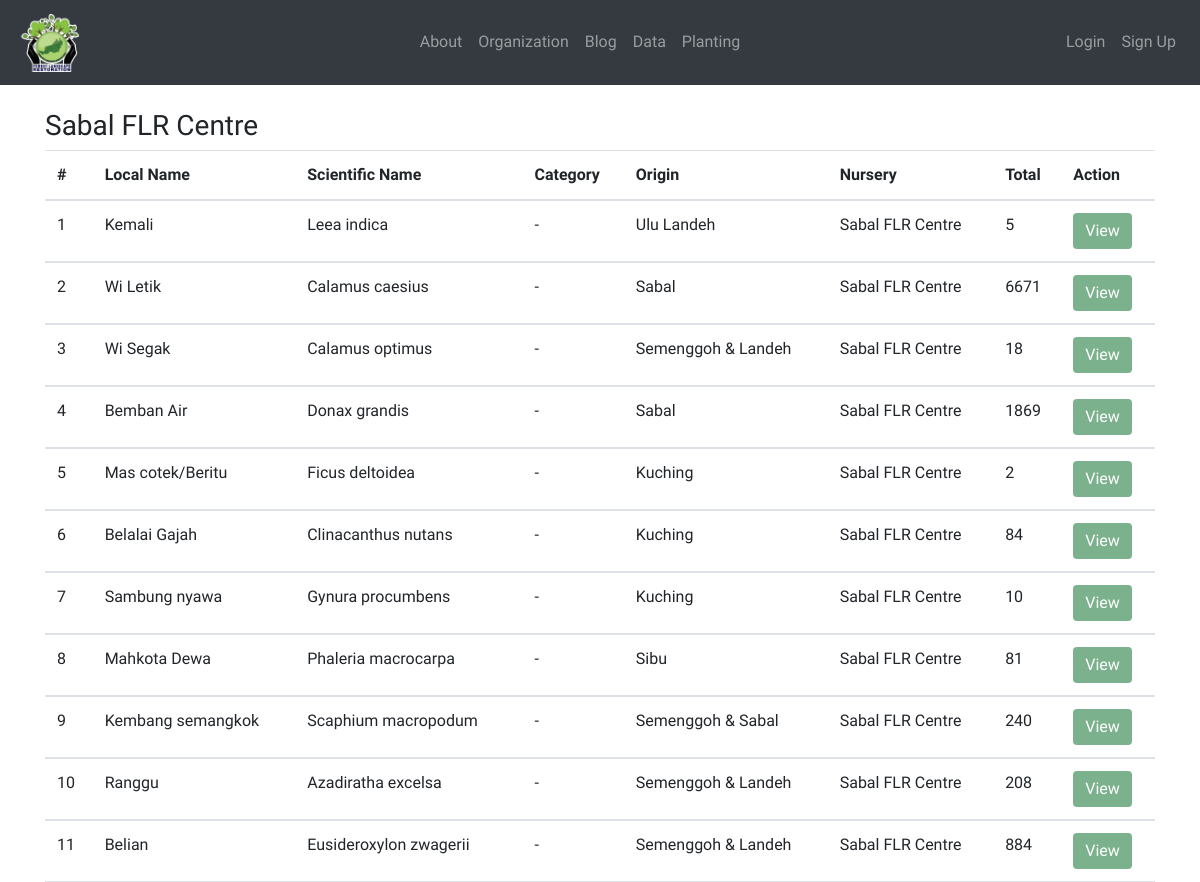
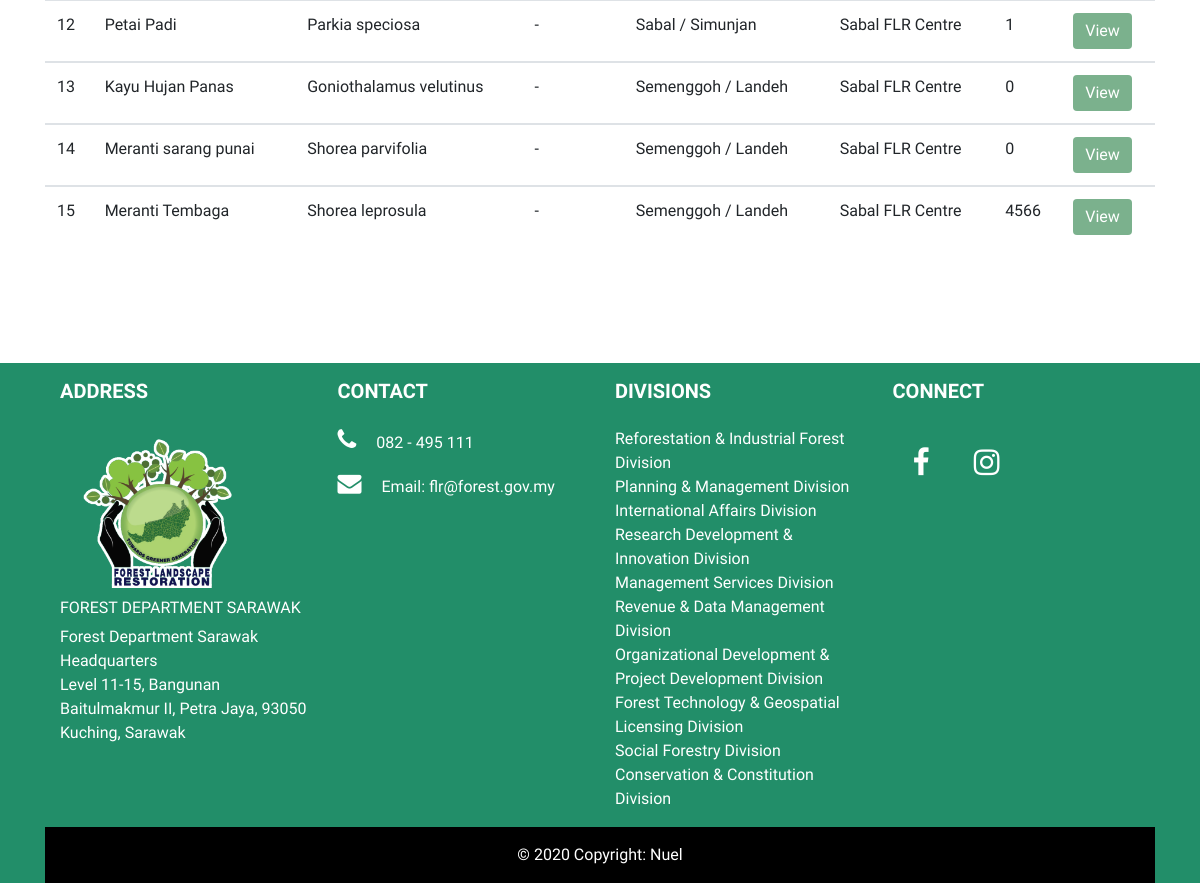
The page /data/sabal_species/ on the database its author committed (2 pictures, top to bottom).
### data/models.py (models this page shows, shortened)
class TreeSpeciesData(models.Model):
	date_input = models.DateTimeField(auto_now_add=True)
	tree_species_img = models.ImageField('Tree Species Image',null=True, blank=True, upload_to='tree_species_img/')
	local_name = models.CharField('Local Name', max_length=250)
	scientific_name = models.CharField(max_length=250, null=True)
	category = models.CharField(max_length=250, null=True)
	origin = models.CharField(max_length=250, null=True)
	quantity = models.IntegerField('Total', null=True)
	description = models.TextField(blank=True)
	nursery = models.CharField(max_length=250, blank=True)
	remarks = models.CharField(max_length=250, blank=True)

### data/views.py (the view)
# urls.py: path('sabal_species/', views.sabal_species, name='sabal_species'),
def sabal_species(request):
	all_tree_species = TreeSpeciesData.objects.all()
	sabal_list = all_tree_species.filter(nursery__icontains='Sabal')
	return render(request, 'data/_include/sabal_species.html', {'sabal_list':sabal_list})

### data/templates/data/_include/sabal_species.html
{% extends 'base.html' %}
{% block content %}
<div class="container" style="min-height: 100%">
	<br>
	<h3>Sabal FLR Centre</h3>
	<div class="table-responsive">
		<table class="table">
			<thead class="thead">
				<tr>
					<th scope="col">#</th>
					<th scope="col">Local Name</th>
					<th scope="col">Scientific Name</th>
					<th scope="col">Category</th>
					<th scope="col">Origin</th>
					<th scope="col">Nursery</th>
					<th scope="col">Total</th>
					<th scope="col">Action</th>
				</tr>
			</thead>
			{% for species in sabal_list %}
			<tbody>
				<tr>
					<td>{{ forloop.counter }}</td>
					<td>{{ species.local_name }}</td>
					<td>{{ species.scientific_name }}</td>
					<td>{{ species.category }}</td>
					<td>{{ species.origin }}</td>
					<td>{{ species.nursery }}</td>
					<td>{{ species.quantity }}</td>
					<td><a href="{% url 'tree_species_view' species.pk %}"><button type="button" class="btn btn-info">View</button></a></td>
				</tr>
			</tbody>
			{% endfor %}
		</table>
	</div>
</div>
{% endblock %}

### flr/static/css/main.css (style rules this page uses)
body, html { font-family: 'Raleway', sans-serif; margin: 0; height: 100%; }
h1, h2, h3, h4, h5, h6 { font-family: cardo; }
a { text-decoration: none; }
.btn-info { background-color: #7bb18d; border: none; }

### rows shown on the page
TreeSpeciesData: local_name "Kemali", scientific_name "Leea indica", category "-", origin "Ulu Landeh", nursery "Sabal FLR Centre", quantity "5"
TreeSpeciesData: local_name "Wi Letik", scientific_name "Calamus caesius", category "-", origin "Sabal", nursery "Sabal FLR Centre", quantity "6671"
TreeSpeciesData: local_name "Wi Segak", scientific_name "Calamus optimus", category "-", origin "Semenggoh & Landeh", nursery "Sabal FLR Centre", quantity "18"
TreeSpeciesData: local_name "Bemban Air", scientific_name "Donax grandis", category "-", origin "Sabal", nursery "Sabal FLR Centre", quantity "1869"
TreeSpeciesData: local_name "Mas cotek/Beritu", scientific_name "Ficus deltoidea", category "-", origin "Kuching", nursery "Sabal FLR Centre", quantity "2"
TreeSpeciesData: local_name "Belalai Gajah", scientific_name "Clinacanthus nutans", category "-", origin "Kuching", nursery "Sabal FLR Centre", quantity "84"
TreeSpeciesData: local_name "Sambung nyawa", scientific_name "Gynura procumbens", category "-", origin "Kuching", nursery "Sabal FLR Centre", quantity "10"
TreeSpeciesData: local_name "Mahkota Dewa", scientific_name "Phaleria macrocarpa", category "-", origin "Sibu", nursery "Sabal FLR Centre", quantity "81"
TreeSpeciesData: local_name "Kembang semangkok", scientific_name "Scaphium macropodum", category "-", origin "Semenggoh & Sabal", nursery "Sabal FLR Centre", quantity "240"
TreeSpeciesData: local_name "Ranggu", scientific_name "Azadiratha excelsa", category "-", origin "Semenggoh & Landeh", nursery "Sabal FLR Centre", quantity "208"
TreeSpeciesData: local_name "Belian", scientific_name "Eusideroxylon zwagerii", category "-", origin "Semenggoh & Landeh", nursery "Sabal FLR Centre", quantity "884"
TreeSpeciesData: local_name "Petai Padi", scientific_name "Parkia speciosa", category "-", origin "Sabal / Simunjan", nursery "Sabal FLR Centre", quantity "1"
TreeSpeciesData: local_name "Kayu Hujan Panas", scientific_name "Goniothalamus velutinus", category "-", origin "Semenggoh / Landeh", nursery "Sabal FLR Centre", quantity "0"
TreeSpeciesData: local_name "Meranti sarang punai", scientific_name "Shorea parvifolia", category "-", origin "Semenggoh / Landeh", nursery "Sabal FLR Centre", quantity "0"
TreeSpeciesData: local_name "Meranti Tembaga", scientific_name "Shorea leprosula", category "-", origin "Semenggoh / Landeh", nursery "Sabal FLR Centre", quantity "4566"
